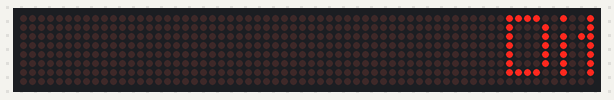
A sketch run on a simulated Arduino Uno, built with avr-gcc and run on an emulated ATmega328P. Parts: 64×8 LED matrix.

Above: at 0.45 s.
At 4.96 s:
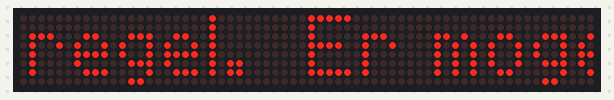
At 9.4 s:
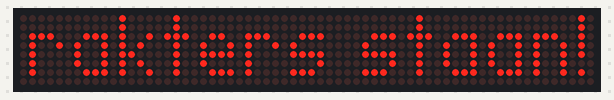
At 19.1 s:
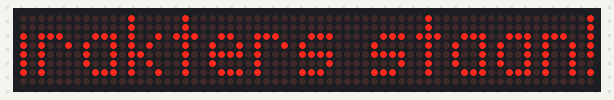
At 29.22 s:
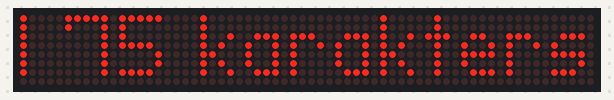
At 39.68 s:
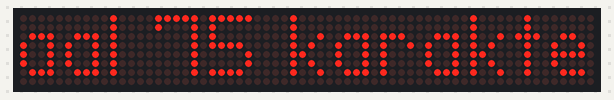

Measured:
- what the display in image 3 shows lasts 1.0 s, from 19.0 s to 20.0 s

The sketch:

9_Lichtkrant_MAX7219_meerdere_tekstregels.ino
```cpp
// Een lichtkrant met vaste teksten.
//
// NOTE: MD_MAX72xx library must be installed and configured for the LED
// matrix type being used. Refer documentation included in the MD_MAX72xx
// library or see this link:
// https://majicdesigns.github.io/MD_MAX72XX/page_hardware.html
//

// MD_MAX72XX is version 3.0.2
// MD_Parola  is version 3.0.1

#include <MD_Parola.h>
#include <MD_MAX72xx.h>
#include <SPI.h>
#define HARDWARE_TYPE MD_MAX72XX::FC16_HW
#define MAX_DEVICES 8 // Er zijn 8 ledmatrices aan elkaar gekoppeld
#define CS_PIN    10

// HARDWARE SPI. Dus DATA_PIN moet aangesloten zijn op pin 11 en CLK_PIN moet aangesloten zijn op pin 13
MD_Parola MyLedMatrix = MD_Parola(HARDWARE_TYPE, CS_PIN, MAX_DEVICES);

textEffect_t scrollEffect = PA_SCROLL_LEFT;
textPosition_t scrollAlign = PA_LEFT;
int scrollPause = 1000;   // in milliseconds
int scrollSpeed = 25;     // default frame delay value
int displaycounter = -1;
int stringcounter = 0;
int Nrepeats = 1;         // Elke regel wordt zoveel keer herhaald.
int Ntexts = 8;           // Er zijn nu 8 tekstregels gedefinieerd.

// Global message buffers shared by Serial and Scrolling functions
#define  BUF_SIZE  76         // één meer dan het aantal karakters!
char curMessage[BUF_SIZE] = {""};

const char string_0[]  PROGMEM = "Dit is een tekst op de eerste regel.  Er mogen maximaal 75 karakters staan!";
const char string_1[]  PROGMEM = "Dit is een tekst op de tweede regel.  Er mogen maximaal 75 karakters staan!";
const char string_2[]  PROGMEM = "Dit is een tekst op de derde regel.   Er mogen maximaal 75 karakters staan!";
const char string_3[]  PROGMEM = "Dit is een tekst op de vierde regel.  Er mogen maximaal 75 karakters staan!";
const char string_4[]  PROGMEM = "Dit is een tekst op de vijfde regel.  Er mogen maximaal 75 karakters staan!";
const char string_5[]  PROGMEM = "Dit is een tekst op de zesde regel.   Er mogen maximaal 75 karakters staan!";
const char string_6[]  PROGMEM = "Dit is een tekst op de zevende regel. Er mogen maximaal 75 karakters staan!";
const char string_7[]  PROGMEM = "Dit is een tekst op de achtste regel. Er mogen maximaal 75 karakters staan!";

// Set up a table to refer to your strings.
const char* const string_table[] PROGMEM = {string_0, string_1, string_2, string_3, string_4, string_5, string_6, string_7};

void setup()
{
  Serial.begin(9600);
  MyLedMatrix.begin();
  MyLedMatrix.displayText(curMessage, scrollAlign, scrollSpeed, scrollPause, scrollEffect, scrollEffect);
}

void loop()
{
  if (MyLedMatrix.displayAnimate())
  {
    if (Nrepeats > 1) displaycounter = (displaycounter + 1) % Nrepeats;
    if (Nrepeats == 1) {
      displaycounter = displaycounter + 1;
      if (displaycounter > 1) displaycounter = 1;
    }
    if ( displaycounter == 1) {
      strcpy_P(curMessage, (char*)pgm_read_word(&(string_table[stringcounter]))); // Necessary casts and dereferencing, just copy.
      stringcounter = (stringcounter + 1) % Ntexts;
    }
    MyLedMatrix.displayReset();
  }
}
```
